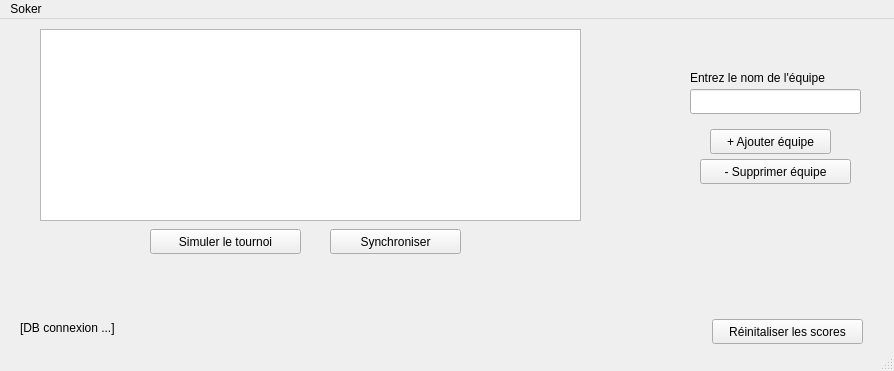
<?xml version="1.0" encoding="UTF-8"?>
<ui version="4.0">
 <class>MainWindow</class>
 <widget class="QMainWindow" name="MainWindow">
  <property name="geometry">
   <rect>
    <x>0</x>
    <y>0</y>
    <width>894</width>
    <height>371</height>
   </rect>
  </property>
  <property name="windowTitle">
   <string>Ligue 2 - Cochonou</string>
  </property>
  <widget class="QWidget" name="centralwidget">
   <widget class="QPushButton" name="pushButton">
    <property name="geometry">
     <rect>
      <x>150</x>
      <y>210</y>
      <width>151</width>
      <height>25</height>
     </rect>
    </property>
    <property name="maximumSize">
     <size>
      <width>151</width>
      <height>25</height>
     </size>
    </property>
    <property name="text">
     <string>Simuler le tournoi</string>
    </property>
   </widget>
   <widget class="QLabel" name="label">
    <property name="geometry">
     <rect>
      <x>690</x>
      <y>50</y>
      <width>171</width>
      <height>17</height>
     </rect>
    </property>
    <property name="maximumSize">
     <size>
      <width>171</width>
      <height>17</height>
     </size>
    </property>
    <property name="text">
     <string>Entrez le nom de l'équipe</string>
    </property>
   </widget>
   <widget class="QLineEdit" name="lineEdit_nom_equipe">
    <property name="geometry">
     <rect>
      <x>690</x>
      <y>70</y>
      <width>171</width>
      <height>25</height>
     </rect>
    </property>
    <property name="maximumSize">
     <size>
      <width>171</width>
      <height>25</height>
     </size>
    </property>
   </widget>
   <widget class="QPushButton" name="button_ajouter_equipe">
    <property name="geometry">
     <rect>
      <x>710</x>
      <y>110</y>
      <width>121</width>
      <height>25</height>
     </rect>
    </property>
    <property name="maximumSize">
     <size>
      <width>121</width>
      <height>25</height>
     </size>
    </property>
    <property name="text">
     <string>+ Ajouter équipe</string>
    </property>
   </widget>
   <widget class="QPushButton" name="loadTable">
    <property name="geometry">
     <rect>
      <x>330</x>
      <y>210</y>
      <width>131</width>
      <height>25</height>
     </rect>
    </property>
    <property name="maximumSize">
     <size>
      <width>131</width>
      <height>25</height>
     </size>
    </property>
    <property name="text">
     <string>Synchroniser</string>
    </property>
   </widget>
   <widget class="QLabel" name="db_text">
    <property name="geometry">
     <rect>
      <x>20</x>
      <y>300</y>
      <width>191</width>
      <height>17</height>
     </rect>
    </property>
    <property name="maximumSize">
     <size>
      <width>191</width>
      <height>17</height>
     </size>
    </property>
    <property name="text">
     <string>[DB connexion ...]</string>
    </property>
   </widget>
   <widget class="QTableView" name="tableView">
    <property name="geometry">
     <rect>
      <x>40</x>
      <y>10</y>
      <width>541</width>
      <height>192</height>
     </rect>
    </property>
    <property name="maximumSize">
     <size>
      <width>541</width>
      <height>192</height>
     </size>
    </property>
   </widget>
   <widget class="QPushButton" name="button_ajouter_equipe_2">
    <property name="geometry">
     <rect>
      <x>700</x>
      <y>140</y>
      <width>151</width>
      <height>25</height>
     </rect>
    </property>
    <property name="maximumSize">
     <size>
      <width>151</width>
      <height>25</height>
     </size>
    </property>
    <property name="text">
     <string>- Supprimer équipe</string>
    </property>
   </widget>
   <widget class="QPushButton" name="pushButton_2">
    <property name="geometry">
     <rect>
      <x>712</x>
      <y>300</y>
      <width>151</width>
      <height>25</height>
     </rect>
    </property>
    <property name="text">
     <string>Réinitaliser les scores</string>
    </property>
   </widget>
  </widget>
  <widget class="QMenuBar" name="menubar">
   <property name="geometry">
    <rect>
     <x>0</x>
     <y>0</y>
     <width>894</width>
     <height>22</height>
    </rect>
   </property>
   <widget class="QMenu" name="menuSoker">
    <property name="title">
     <string>Soker</string>
    </property>
   </widget>
   <addaction name="menuSoker"/>
  </widget>
  <widget class="QStatusBar" name="statusbar"/>
 </widget>
 <resources/>
 <connections/>
</ui>
